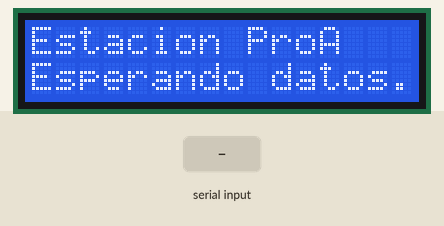
This sketch was run on a simulated Arduino Uno, built with avr-gcc and run on an emulated ATmega328P. Shown: 16×2 character LCD. Inputs (shaded band) come from the test bench.

Above: at 1.2 s.
1.3 s: "1\n" received over Serial
At 2.1 s:
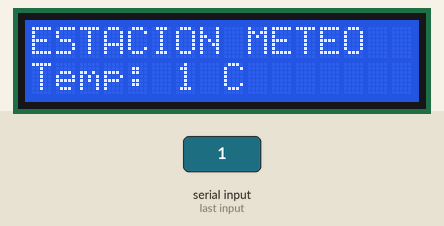
2.8 s: "0\n" received over Serial
At 3.2 s:
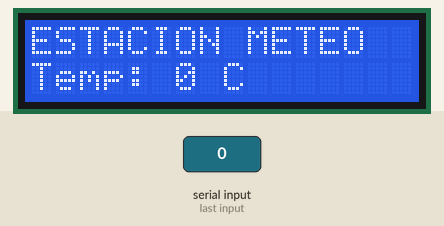
4.3 s: "2\n" received over Serial
At 5.6 s:
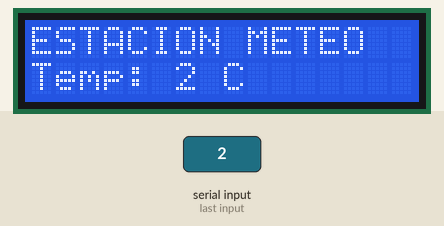
Timing chart, 0 to 7.3 s (numbered marks = the images above; inputs shaded):
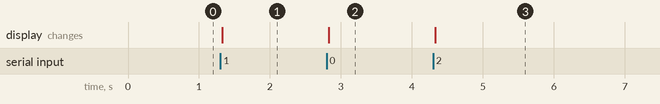

The sketch:

pantalla_lcd.ino
```cpp
#include <Wire.h>
#include <LiquidCrystal_I2C.h>

// Según tu PDF de Robótica, la pantalla usa el protocolo I2C.
// Se inicializa con la dirección típica 0x27 (o 0x3F según el modelo), de 16 columnas y 2 filas.
LiquidCrystal_I2C lcd(0x27, 16, 2);

void setup() {
  // Abre el canal de comunicación serial a 9600 baudios para "escuchar" a Python
  Serial.begin(9600);

  // Inicializa la pantalla y enciende la luz de fondo (VCC y GND en tu circuito)
  lcd.init();
  lcd.backlight();

  // Mensaje inicial de espera (mientras no lleguen datos de la Base de Datos)
  lcd.setCursor(0, 0);
  lcd.print("Estacion ProA");
  lcd.setCursor(0, 1);
  lcd.print("Esperando datos...");
}

void loop() {
  // Comprueba si Python envió un dato por el puerto serie
  if (Serial.available() > 0) {

    // Lee la cadena de texto que viaja por el cable USB hasta encontrar el salto de línea
    String datoTemperatura = Serial.readStringUntil('\n');

    // Limpia los mensajes anteriores para que no se superpongan las letras
    lcd.clear();

    // Renglón 1: Título fijo de la estación
    lcd.setCursor(0, 0);
    lcd.print("ESTACION METEO");

    // Renglón 2: Muestra la variable que vino desde MySQL a través de Python
    lcd.setCursor(0, 1);
    lcd.print("Temp: " + datoTemperatura + " C");
  }
}
```

Measured:
- after the input at 1.3 s, the display: changes at once (image 1)
- after the input at 2.8 s, the display: changes at once (image 2)
- after the input at 4.3 s, the display: changes at once (image 3)
